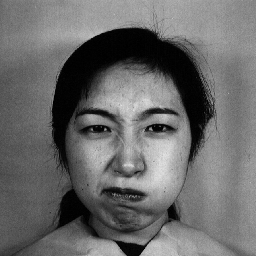
#> input picture Homework/4/Problem 8/Q8_Dataset/emotion detection dateset/train/1.angry.tiff, 256 x 256 px
$ jupyter execute --allow-errors P_8.ipynb   (older library calls are emulated)
#> lines starting #> are read from the running program, lines starting #| are printed output that depends on the picture
[cell 1]
import scipy.misc
import os
import matplotlib.pyplot as plt
import numpy as np
import imageio
from sklearn.decomposition import PCA
from numpy import linalg as LA
from sklearn.metrics import accuracy_score

[cell 2]
from tabulate import tabulate
def plotTable(clms, clmDataHeadears, alignSize):
  data = []

  for i in range(len(clms[list(clms.keys())[0]])):
      dataElement = []
      for key in clms.keys():
          dataElement.append(clms[key][i])
      data.append(dataElement)

  print(tabulate(data, headers=clmDataHeadears, tablefmt="fancy_grid",
                  colalign=["center"]*alignSize))

[cell 3]
def loadImages(dirName):
    # This function loads images from any directory
    # :param str dirName: is address of the directory (string)

    data = []
    label = []
    for root, dirs, files in os.walk(dirName):
        for file in files:
            #face = scipy.misc.imread(os.path.join(root, file)) # Load image from a path
            face = imageio.imread(os.path.join(root, file))
#> face is the input picture: shape (256, 256); min 0, max 225, mean 106.1
            face = face.reshape(256 * 256, ).tolist()          # Flatten image . Note: size of any image is 256,256
#> face = 65536 items
            data.append(face)
            label.append(file.split('.')[1])                   # Label of an image is in its fileName
    return np.asarray(data) , label

[cell 4]
train_data , train_label = loadImages('/content/drive/MyDrive/ML_Hw4/Q8_Dataset/emotion detection dateset/train')
#> train_label = ['angry']
test_data , test_label = loadImages('/content/drive/MyDrive/ML_Hw4/Q8_Dataset/emotion detection dateset/test')
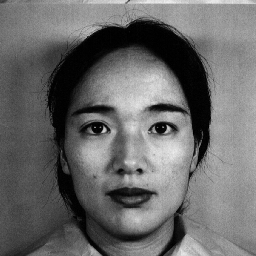
#> input picture Homework/4/Problem 8/Q8_Dataset/emotion detection dateset/test/100.happy.tiff, 256 x 256 px
#> in loadImages, face is the input picture: shape (256, 256); min 0, max 238, mean 105.6
#> test_label = ['happy']

print("number of train data images is" , train_data.shape[0] , "and number of features for each image is", train_data.shape[1])
#| number of train data images is 1 and number of features for each image is 65536

    ### To show each images, you should reshape it to 256,256 and then use 'plt.imshow'
plt.imshow(train_data[0].reshape(256,256) , cmap='gray')
plt.show()
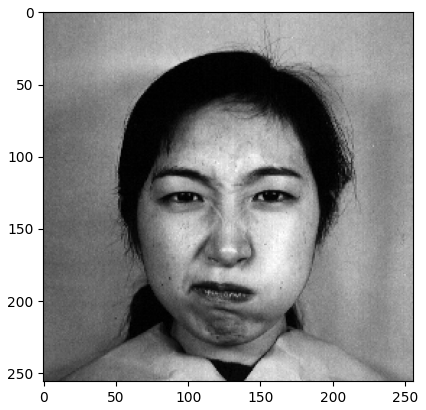
#> figure drawn by matplotlib, 1 panel
